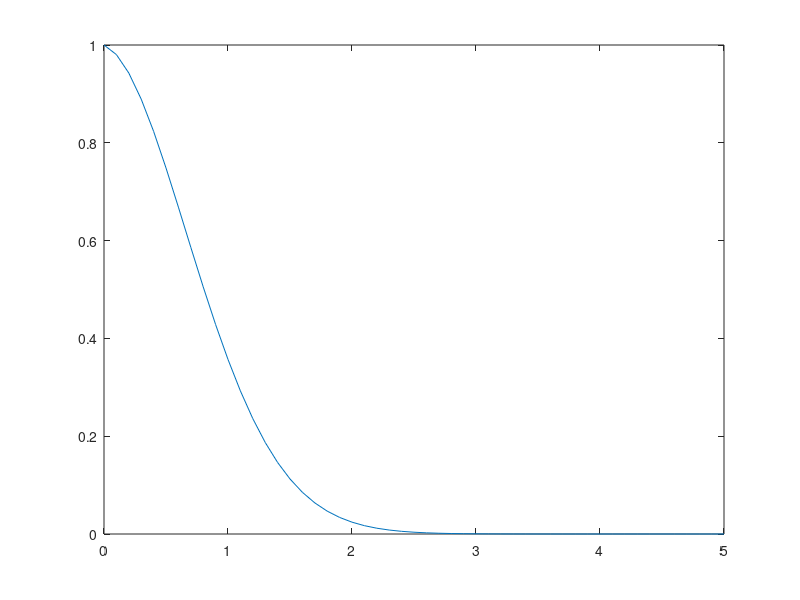

MATLAB code for this plot:
%Backward Euler Method
%dy/dx=-2*x*y   y(0)=1
%y_(n+1)=y_n + h*f(x_(n+1),y_(n+1))

clc

%% Initial Conditions
x0=0;
y0=1;
x_End=5;
h=0.1;
N=(x_End-x0)/h;


%% Initialize Solutions
X=[0:h:x_End];
Y=zeros(N+1,1);
Y(1)=y0;


%% Euler implicit method || Backward Euler

for i=1:N
    x=X(i)+h;
    y=fsolve(@(y) y-Y(i) + h*2*x*y ,Y(i));
    
    X(i+1)=x;
    Y(i+1)=y;
end

plot(X,Y)
